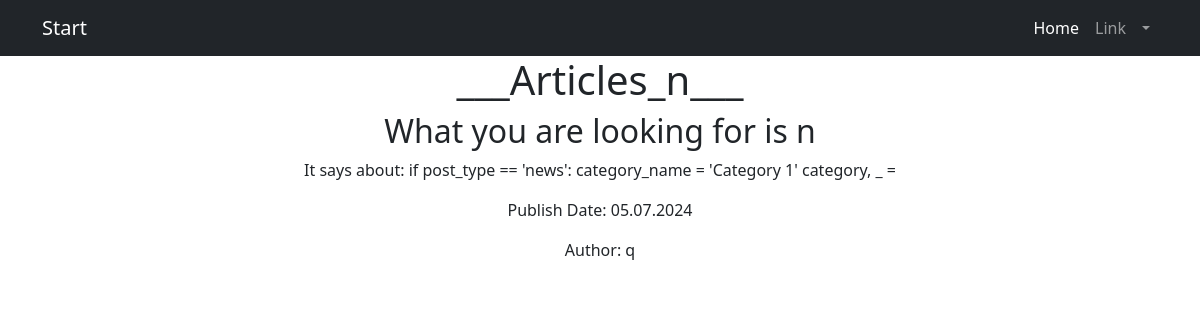
Screenshot of /protect/articles/1/ (signed in) with the database file from the repository.
### news/models.py (models this page shows, shortened)
class Post(models.Model):
    author = models.ForeignKey('Author', on_delete=models.CASCADE)
    POST_TYPES = (
        ('article', 'Article'),
        ('news', 'News'),
    )
    post_type = models.CharField(max_length=10, choices=POST_TYPES)
    created_at = models.DateTimeField(auto_now_add=True)
    categories = models.ManyToManyField('Category', through='PostCategory')
    title = models.CharField(max_length=255)
    content = models.TextField()
    rating = models.IntegerField(default=0)
    authorname = models.CharField(max_length=255)
    category = models.ForeignKey('Category', on_delete=models.CASCADE, related_name='post_related')

class Author(models.Model):
    user = models.OneToOneField(User, on_delete=models.CASCADE)
    rating = models.IntegerField(default=0)
    def __str__(self):
        return self.user.username

### news/views.py (the view)
# urls.py: path('articles/<int:id>/', views.articles_full_detail, name='articles_full_detail'),  # all art
@login_required
def articles_full_detail(request, id):
    post = Post.objects.get(pk=id)
    post_info = {
        'title': post.title,
        'content': post.content,
        'publish_date': post.created_at.strftime('%d.%m.%Y'),
        'author': post.authorname,
    }
    news_article = get_object_or_404(Post, id=id)
    return render(request, 'articles_full_detail.html', {'post': news_article, 'id': id})

### news/templatetags/censor.py (called while the page is built)
@register.filter(name='censor')
def censor(value):
    banned_words = ['badword', 'badword1', 'badword2']
    for word in banned_words:
        if isinstance(word, str):
            value = value.replace(word[1:], '*' * len(word[1:]))
    return value

### news/templates/articles_full_detail.html
{% extends 'flatpages/default.html' %}
{% load censor %}
{% block content %}
<h1>___Articles_{{ post.title|censor }}___</h1>
    <h2>What you are looking for is {{ post.title|censor }}</h2>
    <p>It says about: {{ post.content|censor }}</p>
    <p>Publish Date: {{ post.created_at|date:"d.m.Y" }}</p>
    {% if post.author %}
    <p>Author: {{ post.author }}</p>
    {% endif %}
{% endblock %}

### rows the page displays
Post: title|censor "n", content|censor "if post_type == 'news': category_name = 'Category 1' category, _ =", created_at "05.07.2024", author "q"
